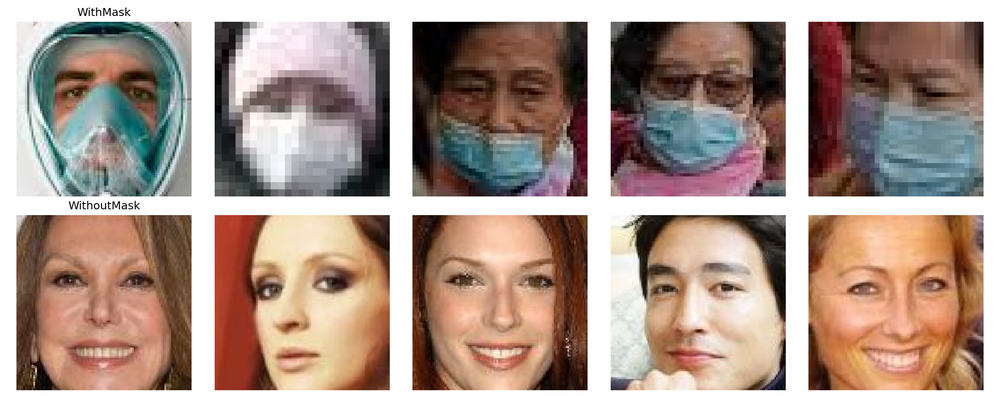
#> input picture bot/dataset_samples.png, 1000 x 400 px, shrunk from 2250 x 900 before the run
$ python -i features.py   (imports and definitions only)   (older library calls are emulated)
#> lines starting #> are read from the running program, lines starting #| are printed output that depends on the picture
import cv2
import numpy as np
from skimage.feature import hog, local_binary_pattern

def extract_hog(image):
    gray = cv2.cvtColor(image, cv2.COLOR_RGB2GRAY)
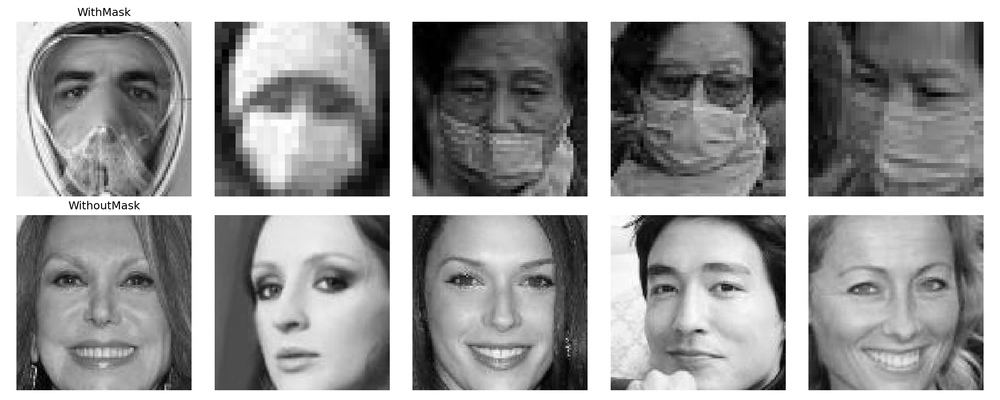
#> gray: shape (400, 1000); min 0, max 255, mean 154.4
    return hog(gray, orientations=9, pixels_per_cell=(8,8),
               cells_per_block=(2,2), feature_vector=True)

def extract_lbp(image):
    gray = cv2.cvtColor(image, cv2.COLOR_RGB2GRAY)
    lbp = local_binary_pattern(gray, 24, 3, method="uniform")
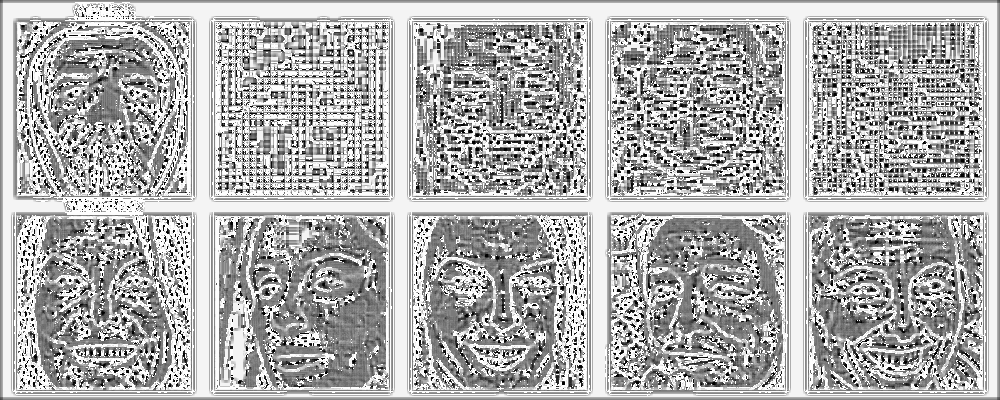
#> lbp: shape (400, 1000) float64; min 0, max 25, mean 17.1; drawn with min black and max white
    hist, _ = np.histogram(lbp, bins=26, range=(0,26), density=True)
#> hist = 26 values, max 0.232 at index 25, min 0.00812 at index 2, mean 0.0385
    return hist

def build_gabor_bank():
    kernels = []
    for theta in np.arange(0, np.pi, np.pi/8):
        k = cv2.getGaborKernel((31,31), 4.0, theta, 10.0, 0.5, 0)
        kernels.append(k)
    return kernels

def extract_gabor(image, kernels):
    gray = cv2.cvtColor(image, cv2.COLOR_RGB2GRAY)
    feats = []
    for k in kernels:
        f = cv2.filter2D(gray, cv2.CV_32F, k)
        feats.extend([f.mean(), f.std(), np.abs(f).max()])
    return np.array(feats)

def extract_combined(image):
    return np.hstack([extract_hog(image), extract_lbp(image)])

>>> import cv2
>>> picture = cv2.cvtColor(cv2.imread('../bot/dataset_samples.png'), cv2.COLOR_BGR2RGB)
>>> result = extract_combined(picture)
